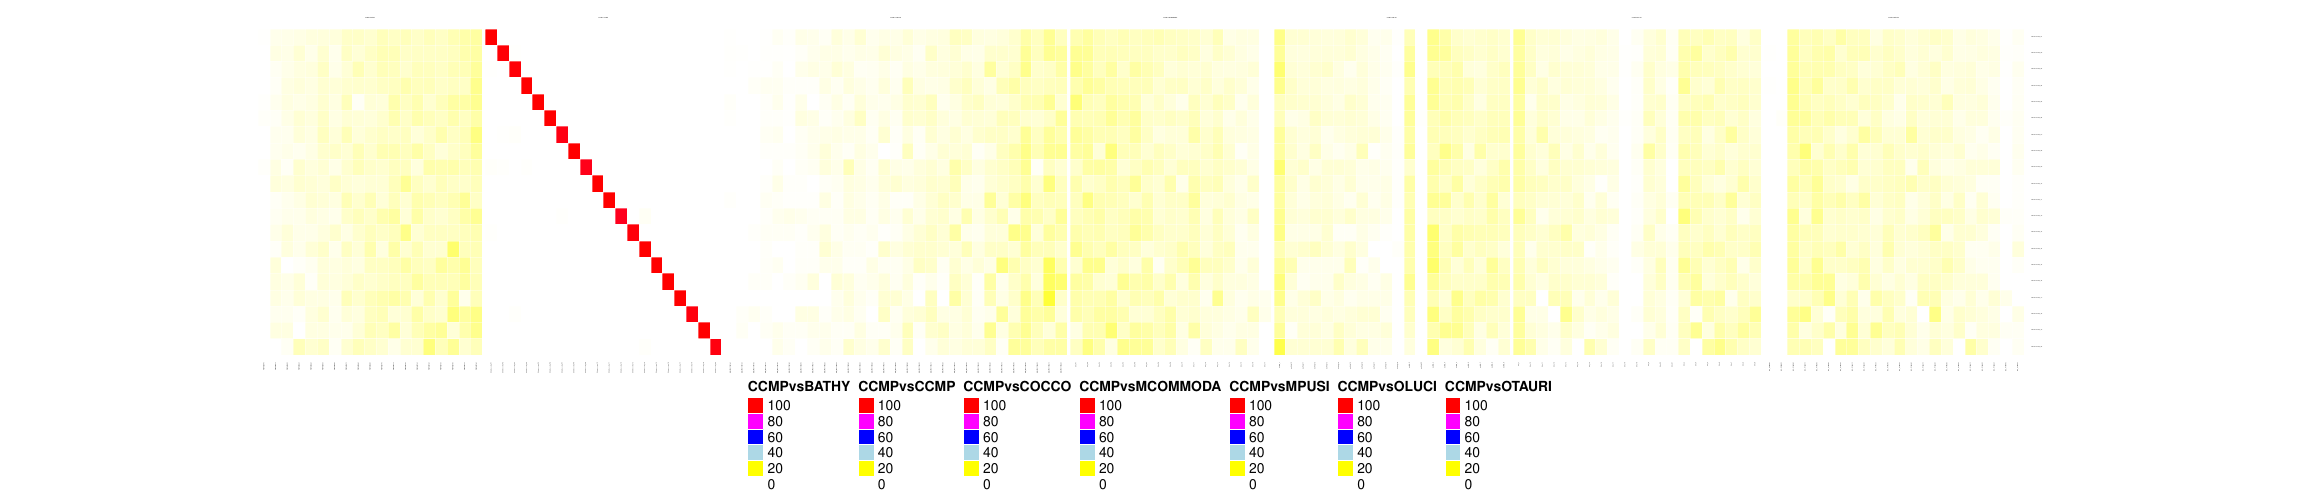

The R source for this figure:
#!/usr/bin/Rscript
library(ComplexHeatmap)
library(RColorBrewer)
library(methods)
library(circlize)
colors <- colorRamp2(c(0, 20, 40, 60, 80, 100), c("white", "yellow", "lightblue", "blue", "magenta", "red"))
ht_global_opt(heatmap_row_names_gp = gpar(fontsize = 1, fontface = "italic"), heatmap_column_names_gp = gpar(fontsize = 1), heatmap_column_title_gp = gpar(fontsize = 1))
CCMPvsBATHY <- read.csv("CCMPvsBATHY.matrix", header=TRUE)
rownames(CCMPvsBATHY) <- CCMPvsBATHY[,1]
colnames(CCMPvsBATHY)
data_CCMPvsBATHY <- data.matrix(CCMPvsBATHY[,2:ncol(CCMPvsBATHY)])
ht_CCMPvsBATHY = Heatmap(data_CCMPvsBATHY, name = "CCMPvsBATHY", width = unit(57, "mm"), show_row_names = FALSE, cluster_rows = FALSE, cluster_columns = FALSE, rect_gp = gpar(col = "white", lty = 1, lwd = 0.01),column_title = "CCMPvsBATHY", col = colors)
class(ht_CCMPvsBATHY)
CCMPvsCCMP <- read.csv("CCMPvsCCMP.matrix", header=TRUE)
rownames(CCMPvsCCMP) <- CCMPvsCCMP[,1]
colnames(CCMPvsCCMP)
data_CCMPvsCCMP <- data.matrix(CCMPvsCCMP[,2:ncol(CCMPvsCCMP)])
ht_CCMPvsCCMP = Heatmap(data_CCMPvsCCMP, name = "CCMPvsCCMP", width = unit(60, "mm"), show_row_names = FALSE, cluster_rows = FALSE, cluster_columns = FALSE, rect_gp = gpar(col = "white", lty = 1, lwd = 0.01),column_title = "CCMPvsCCMP", col = colors)
class(ht_CCMPvsCCMP)
CCMPvsCOCCO <- read.csv("CCMPvsCOCCO.matrix", header=TRUE)
rownames(CCMPvsCOCCO) <- CCMPvsCOCCO[,1]
colnames(CCMPvsCOCCO)
data_CCMPvsCOCCO <- data.matrix(CCMPvsCOCCO[,2:ncol(CCMPvsCOCCO)])
ht_CCMPvsCOCCO = Heatmap(data_CCMPvsCOCCO, name = "CCMPvsCOCCO", width = unit(87, "mm"), show_row_names = FALSE, cluster_rows = FALSE, cluster_columns = FALSE, rect_gp = gpar(col = "white", lty = 1, lwd = 0.01),column_title = "CCMPvsCOCCO", col = colors)
class(ht_CCMPvsCOCCO)
CCMPvsMCOMMODA <- read.csv("CCMPvsMCOMMODA.matrix", header=TRUE)
rownames(CCMPvsMCOMMODA) <- CCMPvsMCOMMODA[,1]
colnames(CCMPvsMCOMMODA)
data_CCMPvsMCOMMODA <- data.matrix(CCMPvsMCOMMODA[,2:ncol(CCMPvsMCOMMODA)])
ht_CCMPvsMCOMMODA = Heatmap(data_CCMPvsMCOMMODA, name = "CCMPvsMCOMMODA", width = unit(51, "mm"), show_row_names = FALSE, cluster_rows = FALSE, cluster_columns = FALSE, rect_gp = gpar(col = "white", lty = 1, lwd = 0.01),column_title = "CCMPvsMCOMMODA", col = colors)
class(ht_CCMPvsMCOMMODA)
CCMPvsMPUSI <- read.csv("CCMPvsMPUSI.matrix", header=TRUE)
rownames(CCMPvsMPUSI) <- CCMPvsMPUSI[,1]
colnames(CCMPvsMPUSI)
data_CCMPvsMPUSI <- data.matrix(CCMPvsMPUSI[,2:ncol(CCMPvsMPUSI)])
ht_CCMPvsMPUSI = Heatmap(data_CCMPvsMPUSI, name = "CCMPvsMPUSI", width = unit(60, "mm"), show_row_names = FALSE, cluster_rows = FALSE, cluster_columns = FALSE, rect_gp = gpar(col = "white", lty = 1, lwd = 0.01),column_title = "CCMPvsMPUSI", col = colors)
class(ht_CCMPvsMPUSI)
CCMPvsOLUCI <- read.csv("CCMPvsOLUCI.matrix", header=TRUE)
rownames(CCMPvsOLUCI) <- CCMPvsOLUCI[,1]
colnames(CCMPvsOLUCI)
data_CCMPvsOLUCI <- data.matrix(CCMPvsOLUCI[,2:ncol(CCMPvsOLUCI)])
ht_CCMPvsOLUCI = Heatmap(data_CCMPvsOLUCI, name = "CCMPvsOLUCI", width = unit(63, "mm"), show_row_names = FALSE, cluster_rows = FALSE, cluster_columns = FALSE, rect_gp = gpar(col = "white", lty = 1, lwd = 0.01),column_title = "CCMPvsOLUCI", col = colors)
class(ht_CCMPvsOLUCI)
CCMPvsOTAURI <- read.csv("CCMPvsOTAURI.matrix", header=TRUE)
rownames(CCMPvsOTAURI) <- CCMPvsOTAURI[,1]
colnames(CCMPvsOTAURI)
data_CCMPvsOTAURI <- data.matrix(CCMPvsOTAURI[,2:ncol(CCMPvsOTAURI)])
ht_CCMPvsOTAURI = Heatmap(data_CCMPvsOTAURI, name = "CCMPvsOTAURI", width = unit(66, "mm"), show_row_names = TRUE, cluster_rows = FALSE, cluster_columns = FALSE, rect_gp = gpar(col = "white", lty = 1, lwd = 0.01),column_title = "CCMPvsOTAURI", col = colors)
class(ht_CCMPvsOTAURI)
pdf(file="CCMP.pdf", useDingbats=FALSE, width=23, height=5)
ht_list = ht_CCMPvsBATHY + ht_CCMPvsCCMP + ht_CCMPvsCOCCO + ht_CCMPvsMCOMMODA + ht_CCMPvsMPUSI + ht_CCMPvsOLUCI + ht_CCMPvsOTAURI 
draw(ht_list, gap = unit(0.75, "mm"), heatmap_legend_side = "bottom")
dev.off()
